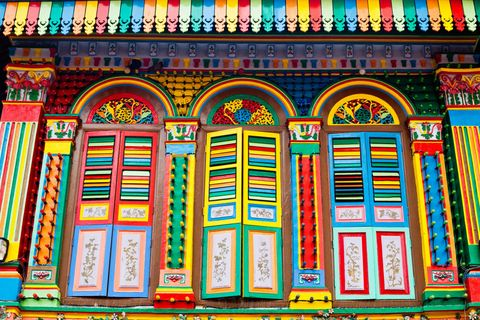
#> input picture images/singapore-little-india.jpg, 480 x 320 px, found by its file name
$ jupyter execute Assignment1.ipynb
#> lines starting #> are read from the running program, lines starting #| are printed output that depends on the picture
# ยินดีต้อนรับสู่วิชา การประมวลผลภาพ
- ความเข้าใจพื้นฐานเรื่องภาพดิจิตอลสำหรับวิชาการประมวลผลภาพ เช่น pixel color, image size, type of image
- การอ่านไฟล์ภาพ (read image file) มาเป็นข้อมูลดิจิตอล
### Required installation packages:
[pillow](https://pypi.org/project/Pillow/),
[numpy](https://pypi.org/project/numpy/),
[matplotlib](https://pypi.org/project/matplotlib/)

### แบบฝึกหัดที่ 1.1
**ภาพดิจิตอลก็คือข้อมูล array ของตัวเลขที่ถูกนำมาแสดงผลผ่านหน้าจอเท่านั้น**
- รันโปรแกรมต่อไปนี้แล้วสังเกตุผล
- แก้ไขหรือเพิ่มเติมโค๊ดเพื่อให้ได้ผลลัพธ์ดังภาพที่กำหนด

[cell 1]
import numpy as np #เรียกใช้งาน library numpy โดยหลังจากนี้จะเรียกใช้ด้วยการพิมพ์สั้นๆแค่ np
from PIL import Image #เรียกใช้งาน Image จาก library PIL
from matplotlib import pyplot as plt #เรียกใช้งาน pyplot จาก matplotlib โดยหลังจากนี้จะเรียกใช้ด้วยการพิมพ์สั้นๆแค่ plt

[cell 2]
width, height = 100, 100 #กำหนดขนาดของข้อมูล
data = np.zeros((height, width, 3), dtype=np.uint8) #สร้างตัวแปรที่ชื่อว่า data เพื่อเก็บค่าของตัวเลข

print("data size:",data.size)

data[0:20, 0:20] = [255, 0, 0]
data[41:81, 41:61] = [0, 255, 0]
data[81:100, 81:100] = [0, 0, 255]

img = Image.fromarray(data, 'RGB') #แปลงข้อมูลตัวเลขเป็นข้อมูลภาพประเภท RGB
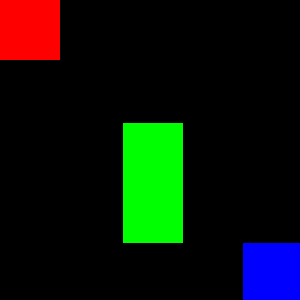
#> img: PIL image 100x100 RGB (shown 3 times larger); mean R, G, B 10.2, 20.4, 9.2

print("image size:",img.size)
#| image size: (100, 100)

plt.imshow(img)
plt.show()

### แบบฝึกหัดที่ 1.2
ภาพดิจิตอลก็คือข้อมูล array ของตัวเลขที่ถูกนำมาแสดงผลผ่านหน้าจอเท่านั้น ให้นักศึกษาสังเกตุผลลัพธ์จากการ run โค๊ดด้านล่างที่เป็นการนำข้อมูล array มาต่อกันก่อนที่จะแสดงผลแล้วตอบคำถามต่อไปนี้
- สังเกตุผลลัพธ์ที่ได้จากนำข้อมูลมาต่อกันด้วยฟังชันส์ *np.hstack((a,b))* แล้วตรวจสอบขนาดภาพ
- ลองเปลี่ยนคำสั่ง *np.hstack((a,b))* เป็น *np.vstack((a,b))* ตรวจสอบขนาดภาพอีกครั้ง

[cell 3]
stack_data=np.hstack((data,data))
# stack_data=np.vstack((data,data))

images = Image.fromarray(stack_data, 'RGB')
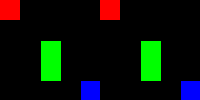
#> images: PIL image 200x100 RGB; mean R, G, B 10.2, 20.4, 9.2

# print("stack images:",images.size)

plt.imshow(images)
plt.show()

### แบบฝึกหัด 1.3
การ load ภาพตระกูล .jpg หรือ .png เข้ามาเป็นข้อมูลก่อนนำไปใช้ในการประมวลผล สามารถทำได้หลายวิธีขึ้นอยู่กับตัว library ที่เรียกใช้ ซึ่งแต่ละอันก็อาจจะให้ output จากการ load ข้อมูลภาพออกมาไม่เหมือนกัน สังเกตุจากโค๊ดตัวอย่างด้านล่างแล้วตอบคำถามต่อไปนี้
- การ load ภาพด้วย library จาก opencv และ load ภาพด้วย library จาก Pillow  ต่างกันหรือไม่ อย่างไรจงอธิบาย

[cell 4]
import cv2 # เรียกใช้งาน library ของ opencv

path = 'E:\git_workspace\images\singapore-little-india.jpg' # ที่อยู่ของภาพต้องการจะ load

cv_img=cv2.imread(path) #load ข้อมูลภาพด้วย opencv
#> cv_img is the input picture: shape (320, 480, 3); mean B, G, R 89, 116.3, 130

print(cv_img.shape)
#| (320, 480, 3)
#check pixel at [0,0] channel 0,1,2
print(cv_img[0][0][0],cv_img[0][0][1],cv_img[0][0][2])
#| 72 28 35

plt.imshow(cv_img)
plt.show()

[cell 5]
pil_img=Image.open(path) #load ข้อมูลภาพด้วย pillow

#load ข้อมูล intensity สีของแต่ละ pixel
px = pil_img.load()

#แสดงค่า intensity ของสีใน pixel ตำแหน่ง [0,0] channel 0,1,2
print(px[0,0])
#| (35, 28, 72)

plt.imshow(pil_img)
plt.show()

### แบบฝึกหัดที่ 1.4
การ load ภาพมาเป็นข้อมูลดิจิตอลสามารถเลือกผลลัพธ์ของการโหลดได้ว่าต้องการ output ของภาพอยู่ในชุดข้อมูลรูปแบบใด เช่น RGB, BGR, Grayscale
ดังแสดงในโค๊ดตัวอย่างด้านล่าง แล้วตอบคำถามดังต่อไปนี้ เมื่อ uncomment code ในหัวข้อย่อ 1.4.1 ถึง 1.4.5 หัวข้อใดยังสามารถทำงานได้หรือไม่ได้ เพราะอะไร

[cell 6]
gray_img=cv2.imread(path,cv2.IMREAD_GRAYSCALE) #load ข้อมูลเป็น grayscale
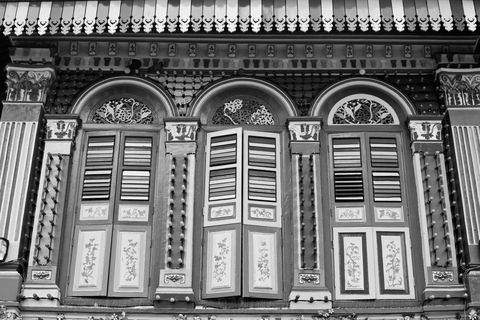
#> gray_img: shape (320, 480); min 0, max 255, mean 117.1
color_img=cv2.imread(path,cv2.IMREAD_COLOR) #load ข้อมูลเป็น color

#แสดงค่า　intensity สีของ pixel ตำแหน่งที่ [1,3] ของทั้ง 3 channel สี

# print(gray_img[0][0][0],gray_img[0][0][1],gray_img[0][0][2]) # 1.4.1

# print(gray_img.shape)
# print(color_img.shape)

#ทำการ stack data ก่อนนำมาแสดงผล
images=np.hstack((color_img,color_img)) # 1.4.2
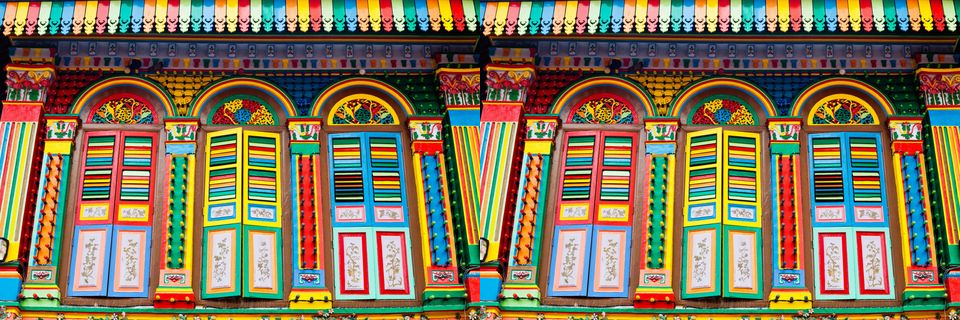
#> images: shape (320, 960, 3); mean B, G, R 89, 116.3, 130
# images=np.hstack((gray_img,gray_img)) # 1.4.3
# images=np.hstack((color_img,gray_img)) # 1.4.4

# images=cv2.cvtColor(images,cv2.COLOR_BGR2RGB) # ลองรันโปรแกรมแบบ　uncomment สลับกับ comment ในบรรทัดนี้ แล้วสังเกตุผล

#เลือกวิธีแสดงผลตามประเภทของข้อมูลที่โหลด
# plt.imshow(images) #แสดงผลเป็นสี
plt.imshow(images,'gray') #แสดงผลเป็น　grayscale
plt.show()

$ run again, with images/IMG_2010.jpg copied over images/singapore-little-india.jpg
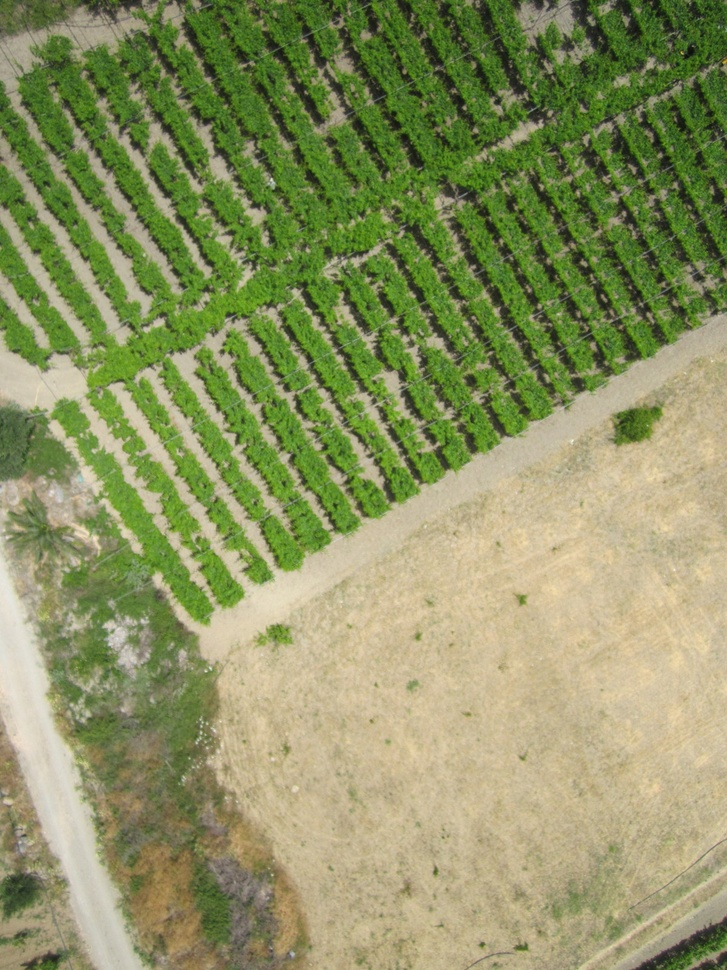
#> input picture images/IMG_2010.jpg, 727 x 970 px, shrunk from 1200 x 1600 before the run, found by its file name
#| image size: (100, 100)
#> cv_img is the input picture: shape (970, 727, 3); mean B, G, R 98.5, 146.6, 140.1
#| (970, 727, 3)
#| 40 81 54
#| (54, 81, 40)
#> `gray_img=cv2.imread(path,cv2.IMREAD_GRAYSCALE)`:
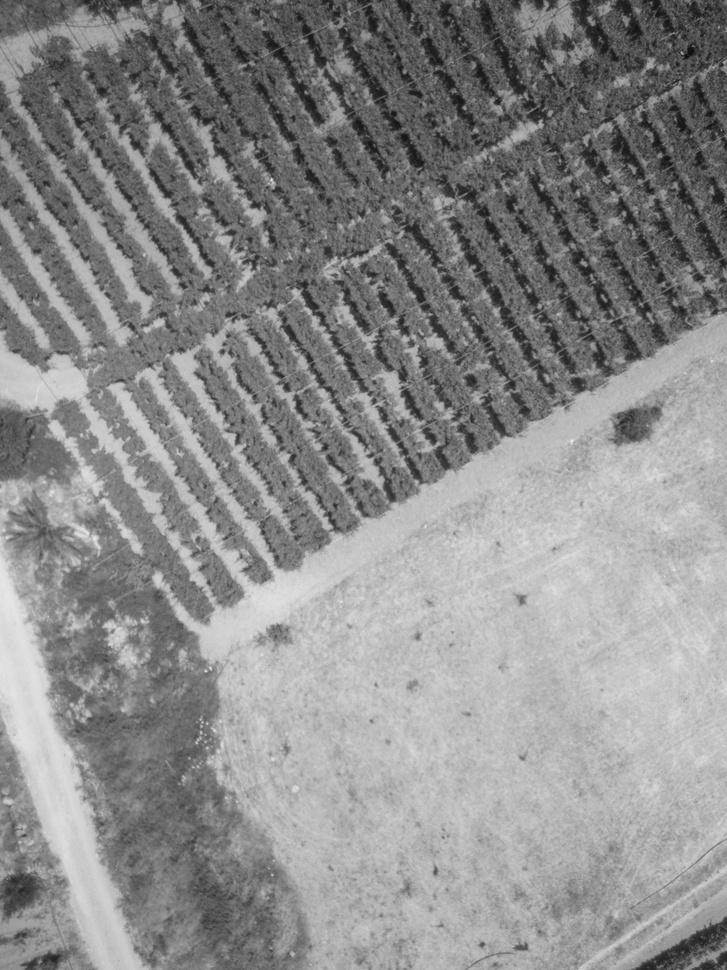
#> gray_img: shape (970, 727); min 12, max 241, mean 139.2
#> `images=np.hstack((color_img,color_img))`:
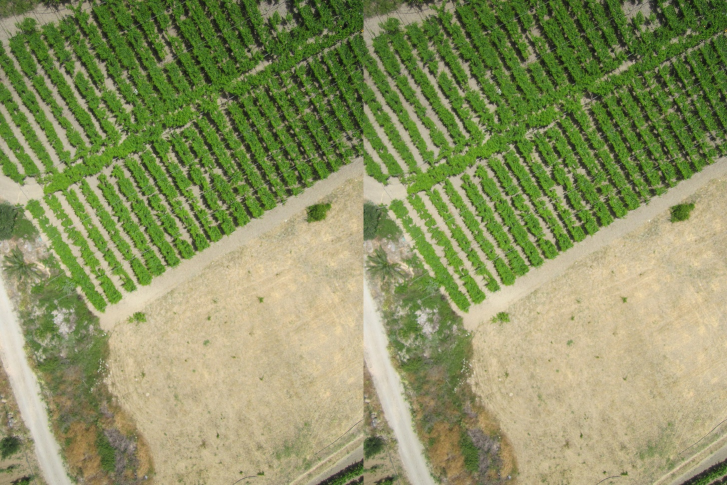
#> images: shape (970, 1454, 3) (shown at 1/2 size); mean B, G, R 98.5, 146.6, 140.1

$ run again, with images/IMG_2011.jpg copied over images/singapore-little-india.jpg
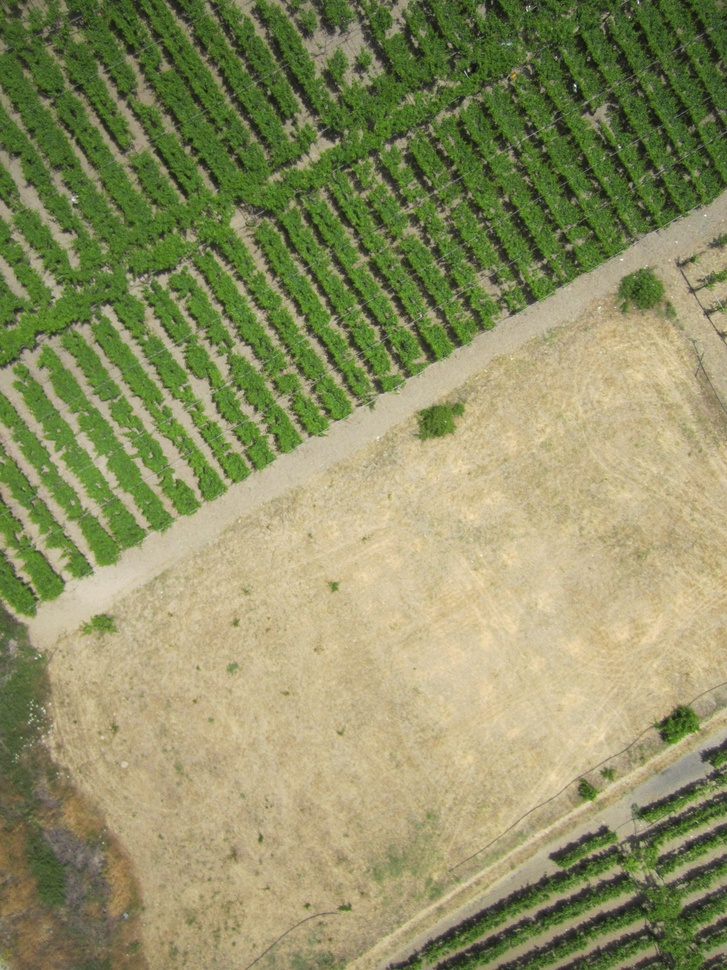
#> input picture images/IMG_2011.jpg, 727 x 970 px, shrunk from 1200 x 1600 before the run, found by its file name
#| image size: (100, 100)
#> cv_img is the input picture: shape (970, 727, 3); mean B, G, R 99.4, 143.3, 141.8
#| (970, 727, 3)
#| 55 70 72
#| (72, 70, 55)
#> `gray_img=cv2.imread(path,cv2.IMREAD_GRAYSCALE)`:
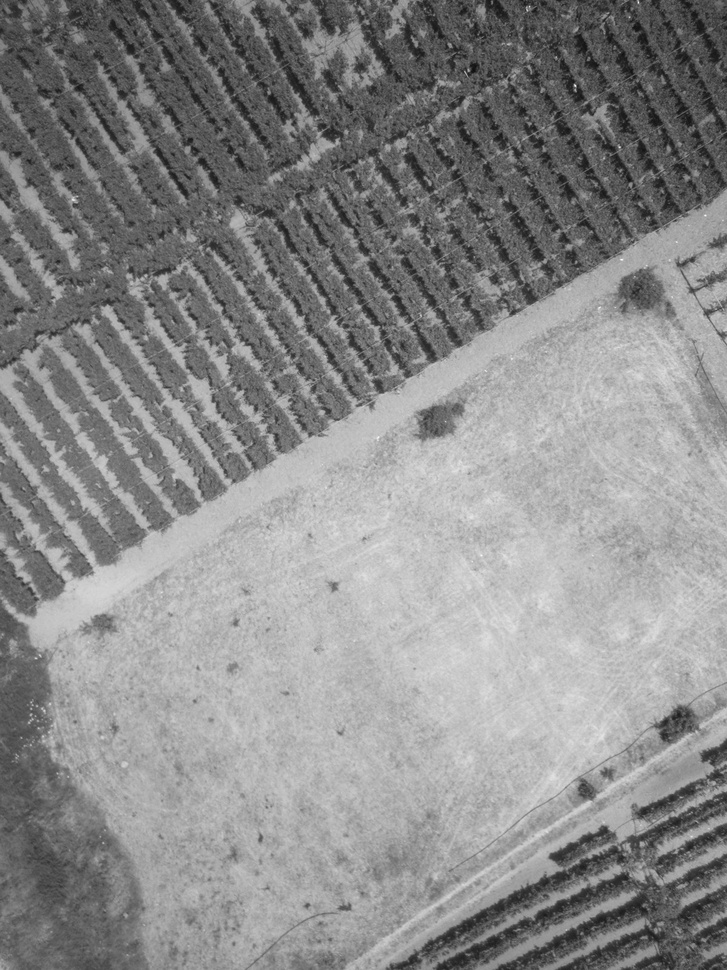
#> gray_img: shape (970, 727); min 13, max 255, mean 137.9
#> `images=np.hstack((color_img,color_img))`:
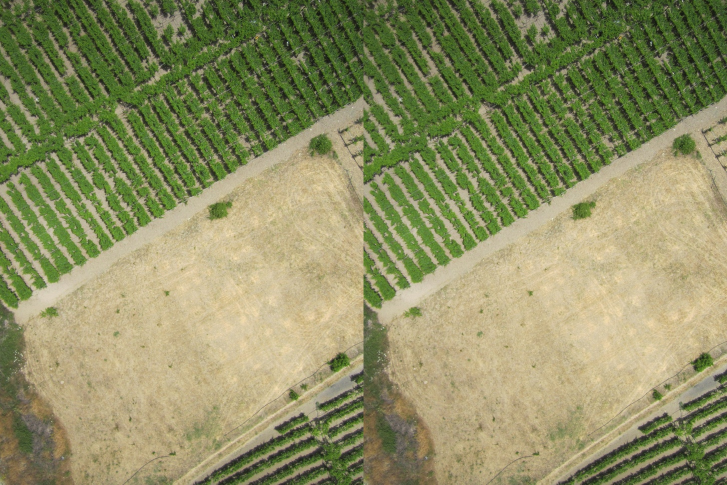
#> images: shape (970, 1454, 3) (shown at 1/2 size); mean B, G, R 99.4, 143.3, 141.8

$ run again, with images/IMG_2012.jpg copied over images/singapore-little-india.jpg
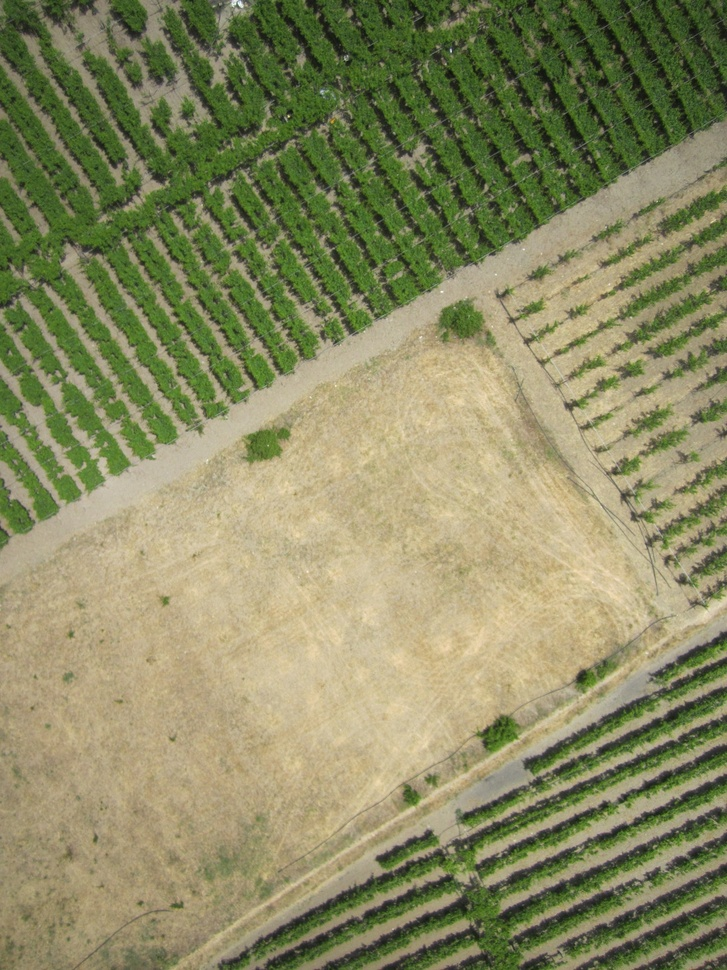
#> input picture images/IMG_2012.jpg, 727 x 970 px, shrunk from 1200 x 1600 before the run, found by its file name
#| image size: (100, 100)
#> cv_img is the input picture: shape (970, 727, 3); mean B, G, R 97.8, 137.7, 137.3
#| (970, 727, 3)
#| 69 96 93
#| (93, 96, 69)
#> `gray_img=cv2.imread(path,cv2.IMREAD_GRAYSCALE)`:
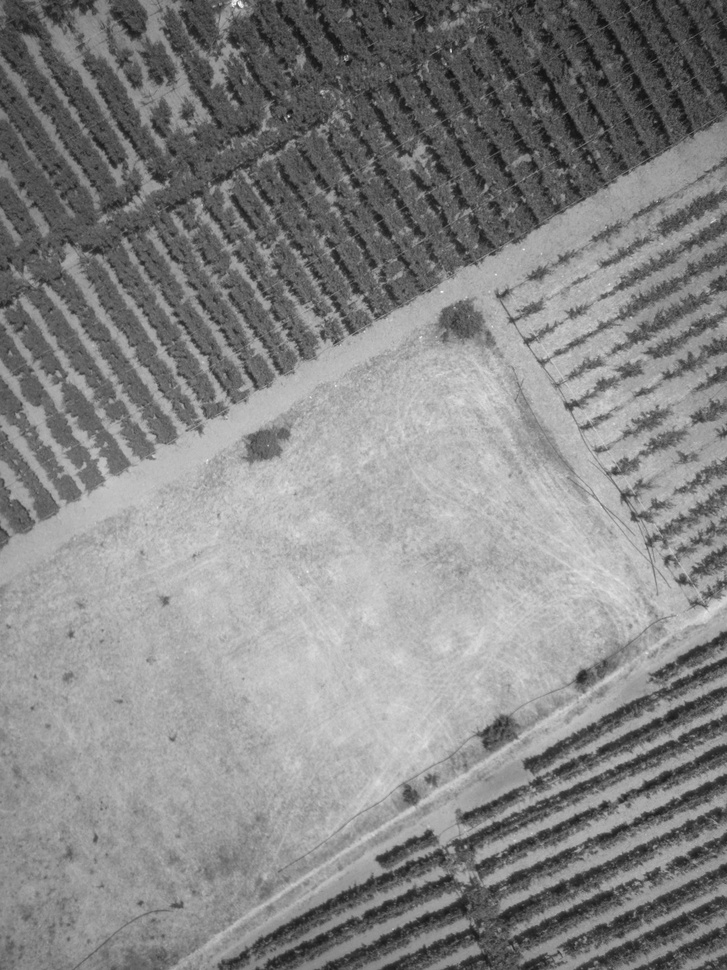
#> gray_img: shape (970, 727); min 14, max 249, mean 133
#> `images=np.hstack((color_img,color_img))`:
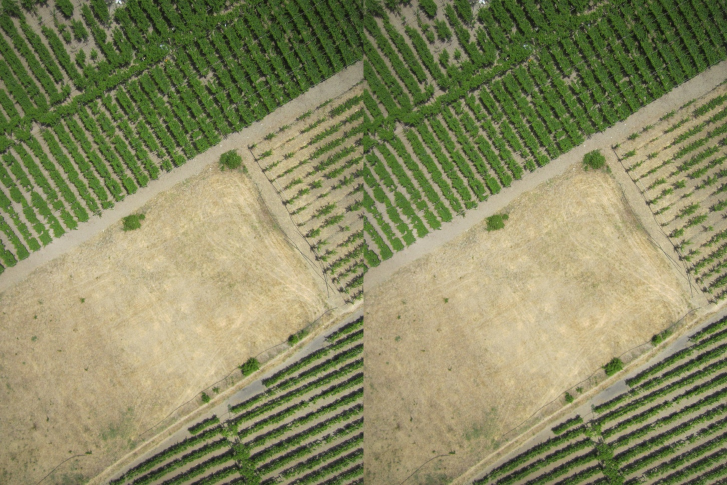
#> images: shape (970, 1454, 3) (shown at 1/2 size); mean B, G, R 97.8, 137.7, 137.3
